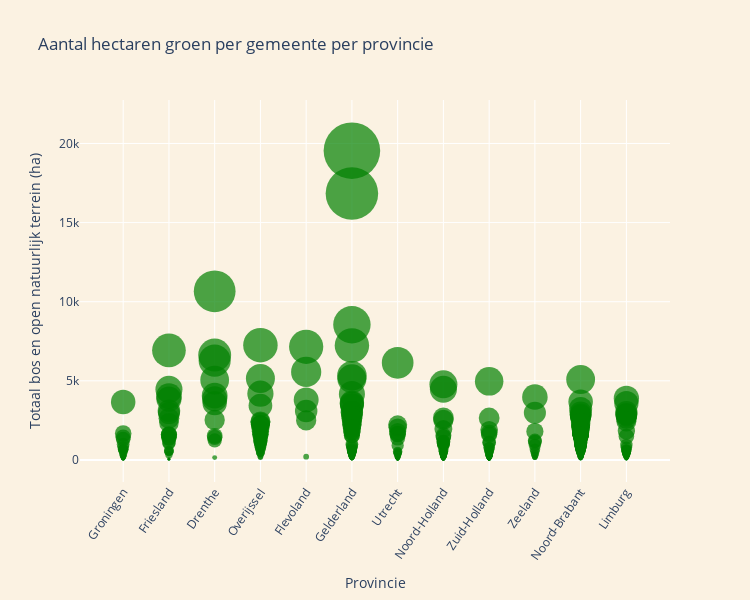

Notebook code for this chart:
### Code cell
df = pd.read_csv('bebossing_Alle_Gemeenten+Provincie.csv')

df['First_Letter'] = df["Gemeente"].str[0]

fig = px.scatter(df, 
                 x='Provincie', 
                 y='Totaal bos en open natuurlijk terrein (ha)', 
                 size='Totaal bos en open natuurlijk terrein (ha)', 
                 hover_name="Gemeente",
                 title='Bubble plot van Nederlandse gemeenten per provincie',
                 labels={'Provincie': 'Provincie', 'Totaal bos en open natuurlijk terrein (ha)': 'Totaal bos en open natuurlijk terrein (ha)'},
                 size_max=40)

fig.update_traces(marker=dict(line=dict(width=0)))
fig.update_traces(marker=dict(color='green', line=dict(width=0)))

fig.update_traces(hovertemplate='<br>'.join([
    'Gemeente: %{hovertext}',
    'Aantal: %{y}'
]))

fig.update_layout(
    title='Aantal hectaren groen per gemeente per provincie',
    height=600,
    width=750,
    paper_bgcolor='#fbf2e2',
    plot_bgcolor='#fbf2e2'
)

fig.update_xaxes(tickangle=-55)

fig.show()

### Figure 1 — Plotly figure (JSON) as saved in the notebook; plotly's stock layout.template omitted (floating-point values rounded to 4 significant figures; data arrays with more than 128 entries replaced by an {"elided": "..."} marker saying what was removed)
{"data": [{"hovertemplate": "Gemeente: %{hovertext}<br>Aantal: %{y}", "hovertext": {"elided": "388 str values"}, "legendgroup": "", "marker": {"color": "green", "line": {"width": 0}, "size": {"elided": "388 int values"}, "sizemode": "area", "sizeref": 12.21, "symbol": "circle"}, "mode": "markers", "name": "", "orientation": "v", "showlegend": false, "type": "scatter", "x": {"elided": "388 str values"}, "xaxis": "x", "y": {"elided": "388 int values"}, "yaxis": "y"}], "layout": {"height": 600, "legend": {"itemsizing": "constant", "tracegroupgap": 0}, "paper_bgcolor": "#fbf2e2", "plot_bgcolor": "#fbf2e2", "title": {"text": "Aantal hectaren groen per gemeente per provincie"}, "width": 750, "xaxis": {"anchor": "y", "domain": [0.0, 1.0], "tickangle": -55, "title": {"text": "Provincie"}}, "yaxis": {"anchor": "x", "domain": [0.0, 1.0], "title": {"text": "Totaal bos en open natuurlijk terrein (ha)"}}}}
